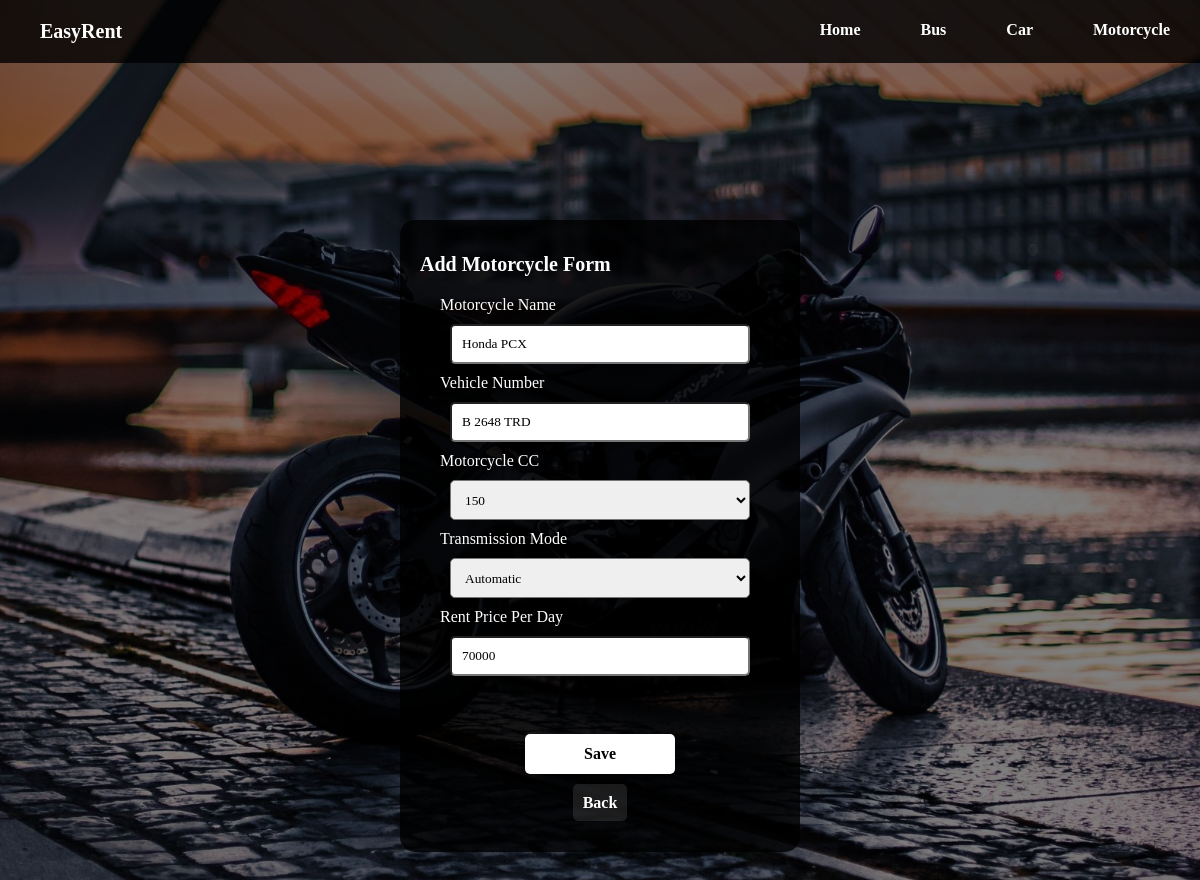
/edit/motor.php?motorid=MTR0001, run on the app's committed database.
### tables this page shows
CREATE TABLE `tbmotorcycle` (
  `MotorID` varchar(10) NOT NULL,
  `MotorName` varchar(255) NOT NULL,
  `MotorPlat` varchar(10) NOT NULL,
  `MotorCC` int(11) NOT NULL,
  `MotorTM` varchar(20) NOT NULL,
  `Price` int(11) NOT NULL,
  `RentStat` varchar(255) NOT NULL
);

### edit/motor.php (the view, shortened to what this page needs)
<DOCTYPE! html>
    <html>
        <head>
        </head>
        <body>
            <?php
                include '../connect.php';
                $motorid = $_GET['motorid'];
                $query = "SELECT * FROM tbmotorcycle WHERE MotorID = '$motorid'";
                $result = mysqli_query($conn, $query);
                $row = mysqli_fetch_assoc($result);
                $motorname = $row['MotorName'];
                $motorplat = $row['MotorPlat'];
                $motorcc = $row['MotorCC'];
                $motortm = $row['MotorTM'];
                $motorprice = $row['Price'];
            ?>
            <div class="container">
                <div class="content-wrap">
                    <div class="form-wrap">
                        <h1>Add Motorcycle Form</h1>
                        <form action="" method="POST">
                            <div class="input">
                                <label for="motorname">Motorcycle Name</label><br>
                                <input type="text" name="motorname" id="motorname" placeholder="Please input motorcycle name..." value="<?php echo $motorname ?>" required>
                            </div>
                            <div class="input">
                                <label for="motorplat">Vehicle Number</label><br>
                                <input type="text" name="motorplat" id="motorplat" placeholder="Please input vehicle number..." value="<?php echo $motorplat ?>" required>
                            </div>
                            <div class="input">
                                <label for="motorcc">Motorcycle CC</label><br>
                                <select name="motorcc" id="motorcc" required>
                                <option selected hidden value="<?php echo $motorcc ?>" style="font-size: 13px"><?php echo $motorcc ?></option>
                                </select>
                            </div>
                            <div class="input">
                                <label for="motortm">Transmission Mode</label><br>
                                <select name="motortm" id="motortm" required>
                                    <option selected hidden value="<?php echo $motortm ?>" style="font-size: 13px"><?php echo $motortm ?></option>
                                </select>
                            </div>
                            <div class="input">
                                <label for="motorprice">Rent Price Per Day</label><br>
                                <input type="number" name="motorprice" id="motorprice" placeholder="Please input rent price..." value="<?php echo $motorprice ?>" required>
                            </div>
                            <div class="input-form">
                                <label for=""></label><br>
                                <input type="Submit" name="submit" id="submit" value="Save">
                            </div>
                            <div class="input-form">
                            <a href="../admintables/showmotor.php" style="text-align: center;">Back</a>
                            </div>
                        </form>
                    </div>
                </div>
            </div>
        </body>
    </html>

### edit/motor.php (style rules this page uses)
* { font-family: 'Candara'; }
html, body { animation: fade 2s; width: 100%; height: 100%; margin: 0; scroll-behavior: smooth; }
body { background-image: linear-gradient(rgba(0,0,0,0.5), rgba(0,0,0,0.5)),url('../images/motorcycle.jpg'); background-repeat: no-repeat; background-size: cover; background-attachment: fixed; }
.container { display: flex; justify-content: center; margin: auto; width: 90%; padding: 20px; top: 20%; position: relative; }
.content-wrap { margin: 20px; }
.table-wrap, .form-wrap { padding: 20px; margin: 20px; border-radius: 15px; background-color: rgba(0,0,0,0.8); }
h1 { font-size: 20px; color: white; font-family: "Candara" }
label { color: white; text-align: left; }
input { margin: 10px; }
input[type="text"], input[type="number"] { width: 300px; height: 40px; padding: 10px; border-radius: 5px; }
select { width: 300px; height: 40px; padding: 10px; border-radius: 5px; margin: 10px; }
::placeholder { font-weight: bold; }
form { margin: 20px; }
.input-form { margin: 10px; text-align: center; }
input[type="submit"] { background-color: white; margin-top: 20px; width: 150px; height: 40px; border: none; border-radius: 5px; font-weight: bold; font-size: 16px; }
.input-form a { background-color: rgba(255,255,255,0.1); padding: 10px; margin: 10px; border-radius: 5px; color: white; font-weight: bold; text-decoration: none; }

### data on the page
tbmotorcycle: motorname "Honda PCX", motorplat "B 2648 TRD", motorcc "150", motortm "Automatic", motorprice "70000"
